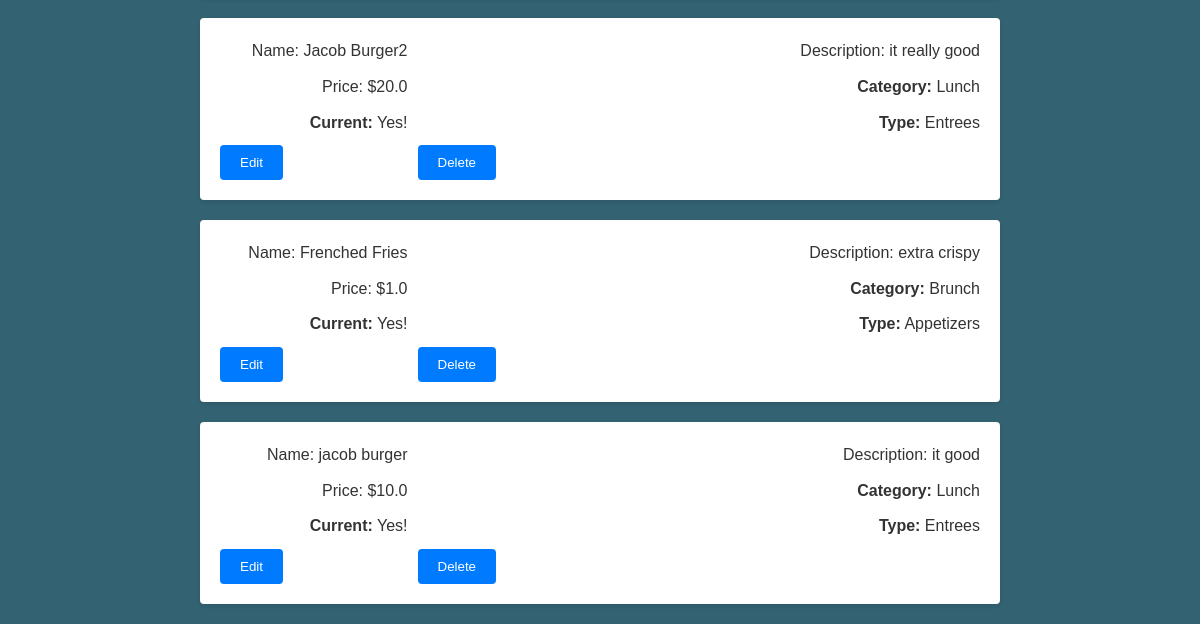
/restaurant_admin/ (signed in, lower part), run on an earlier commit of the app's database.
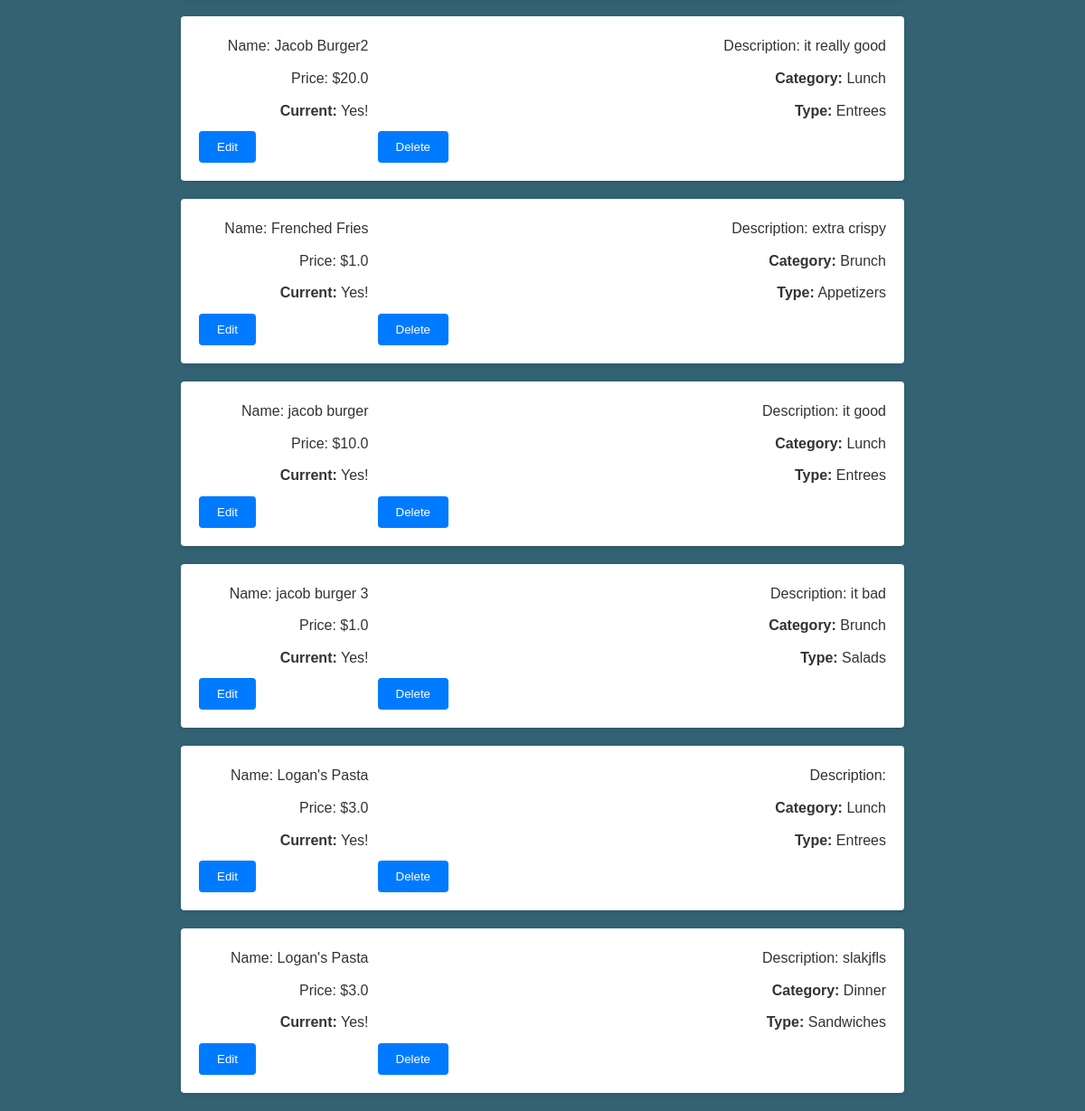
And on a later commit of the database.
### mcewens/models.py (models this page shows)
class MenuItem(models.Model):
    name = models.CharField(max_length=50)
    CATEGORY_CHOICES = (
        ("Brunch", "Brunch"),
        ("Lunch", "Lunch"),
        ("Dinner", "Dinner"),
        ("Wine and Cocktails", "Wine and Cocktails"),
    )
    category = models.CharField(choices=CATEGORY_CHOICES, max_length=50)
    TYPE_CHOICES = (
        ("Appetizers", "Appetizers"),
        ("Salads", "Salads"),
        ("Entrees", "Entrees"),
        ("Sandwiches", "Sandwiches"),
        ("Desserts", "Desserts"),
        ("Wine", "Wine"),
        ("Cocktails", "Cocktails"),
    )
    item_type = models.CharField(choices=TYPE_CHOICES, max_length=50, blank=True)
    description = models.TextField(max_length=200, blank=True)
    price = models.FloatField()
    CURRENT_CHOICES = (
        (1, "On menu"),
        (0, "Not on menu"),
    )
    current = models.IntegerField(default=1, choices=CURRENT_CHOICES)
    class Meta:
        unique_together = ("name", "category")

### mcewens/views.py (the view)
# urls.py: path("restaurant_admin/", restaurant_admin, name="restaurant_admin"),
@login_required
def restaurant_admin(request):
    menu_items = MenuItem.objects.all()
    if request.method == "POST":
        form = MenuItemForm(request.POST)
        if form.is_valid():
            request.session["item_input"] = form.cleaned_data
            return redirect("confirm")
        else:
            error = "Something went wrong! Perhaps a menu item with this name and category already exists?"
            context = {"error": error, "menu_items": menu_items, "form": form}
        return render(request, "restaurant_admin.html", context)
    else:
        form = MenuItemForm()
        return render(
            request, "restaurant_admin.html", {"form": form, "menu_items": menu_items}
        )

### mcewens/templates/restaurant_admin.html (shortened to what this page needs)
{% load static %}
<!DOCTYPE html>
<html lang="en">
  <head>
    <link
      rel="stylesheet"
      type="text/css"
      href="{% static 'css/admin.css' %}"
    />
  </head>
  <body>
     {% for menu_item in menu_items %}
    <div
      class="menu-item-{{ menu_item.id }} {% if menu_item.item_type == 'wine' %}type-wine{% elif menu_item.item_type == 'dinner' %}type-dinner{% endif %}"
    >
      <p>Name: {{ menu_item.name }}</p>
      <p>Description: {{ menu_item.description }}</p>
      <p>Price: ${{ menu_item.price }}</p>
      <p><strong>Category:</strong> {{ menu_item.category }}</p>
      {% if menu_item.current is 1 %}
      <p class="current-yes"><strong>Current:</strong> Yes!</p>
      {% else %}
      <p class="current-no"><strong>Current:</strong> No!</p>
      {% endif %}
      <p><strong>Type:</strong> {{ menu_item.item_type }}</p>
      <a href="{% url 'edit' menu_item.id %}"
        ><button type="button">Edit</button></a
      >
      <a href="{% url 'delete' menu_item.id %}"
        ><button type="button">Delete</button></a
      >
    </div>
    {% endfor %}
  </body>
</html>

What changed in the data, as far as the page shows it:
added MenuItem: name "jacob burger 3", description "it bad", price "1.0", category "Brunch", shows "Current:", current "Yes!", item_type "Salads"
added MenuItem: name "Logan's Pasta", price "3.0", category "Lunch", shows "Current:", current "Yes!", item_type "Entrees"
added MenuItem: name "Logan's Pasta", description "slakjfls", price "3.0", category "Dinner", shows "Current:", current "Yes!", item_type "Sandwiches"
